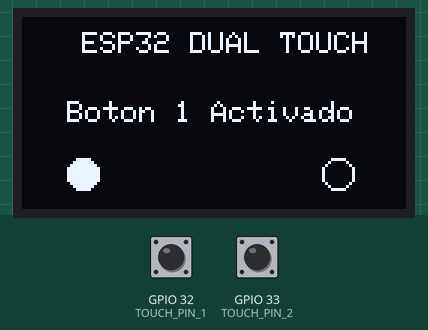
Recording of a sketch running on a simulated ESP32. On the bench: 128×64 one-colour display. Inputs (shaded band) come from the test bench; at power-on: GPIO 32 (TOUCH_PIN_1) HIGH, GPIO 33 (TOUCH_PIN_2) HIGH.

Above: at 0.1 s.

The sketch:

Labo04.ino
```cpp
#include <Wire.h>
#include <Adafruit_GFX.h>
#include <Adafruit_SH110X.h>

#define SCREEN_WIDTH 128
#define SCREEN_HEIGHT 64
#define OLED_RESET -1
#define OLED_ADDRESS 0x3C

Adafruit_SH1106G display(
  SCREEN_WIDTH,
  SCREEN_HEIGHT,
  &Wire,
  OLED_RESET
);

const int TOUCH_PIN_1 = 32;
const int TOUCH_PIN_2 = 33;
const int UMBRAL_TOUCH = 200;

void setup() {
  Serial.begin(115200);

  Wire.begin(21, 22);

  if (!display.begin(OLED_ADDRESS, true)) {
    Serial.println("Error al iniciar la pantalla OLED");
    while (1);
  }

  display.clearDisplay();
  display.setTextColor(SH110X_WHITE);
}

void loop() {
  int valorTouch1 = touchRead(TOUCH_PIN_1);
  int valorTouch2 = touchRead(TOUCH_PIN_2);

  display.clearDisplay();

  display.setTextSize(1);
  display.setCursor(20, 5);
  display.println("ESP32 DUAL TOUCH");

  if (valorTouch1 < UMBRAL_TOUCH) {
    display.setCursor(15, 28);
    display.println("Boton 1 Activado");

    // Círculo (Boton 1)
    display.fillCircle(20, 52, 5, SH110X_WHITE);
    display.drawCircle(105, 52, 5, SH110X_WHITE);
  }
  else if (valorTouch2 < UMBRAL_TOUCH) {
    display.setCursor(15, 28);
    display.println("Boton 2 Activado");

    // Criculo (Boton 2)
    display.drawCircle(20, 52, 5, SH110X_WHITE);
    display.fillCircle(105, 52, 5, SH110X_WHITE);
  }
  else {
    display.setCursor(32, 28);
    display.println("Esperando...");

    display.drawCircle(20, 52, 5, SH110X_WHITE);
    display.drawCircle(105, 52, 5, SH110X_WHITE);
  }

  display.display();
  delay(100);
}
```
